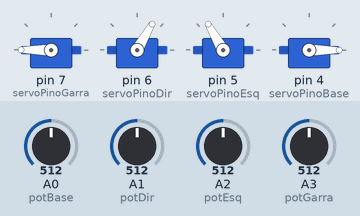
This sketch was run on a simulated Arduino Uno, built with avr-gcc and run on an emulated ATmega328P. Parts: 4 × servo. The inputs (shaded band) are chosen by the test bench; at power-on: A0 (potBase) = 512, A1 (potDir) = 512, A2 (potEsq) = 512, A3 (potGarra) = 512.

Above: at 1.2 s.
1.3 s: A0 (potBase) set to 618
2.8 s: A0 (potBase) set to 647
At 3.9 s:
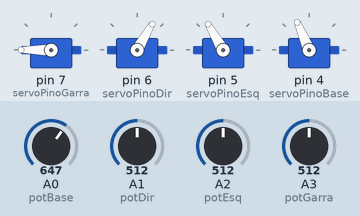
4.3 s: A1 (potDir) set to 716
At 5.1 s:
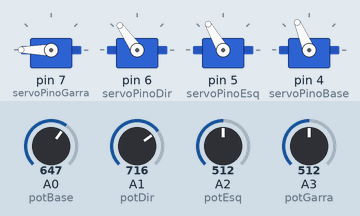
5.8 s: A2 (potEsq) set to 412
7.3 s: A2 (potEsq) set to 385
At 8.5 s:
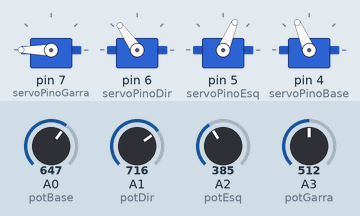
8.8 s: A1 (potDir) set to 816
10.3 s: A1 (potDir) set to 840
At 10.7 s:
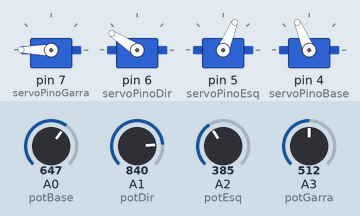
Timing chart, 0 to 12.8 s (numbered marks = the images above; inputs shaded):
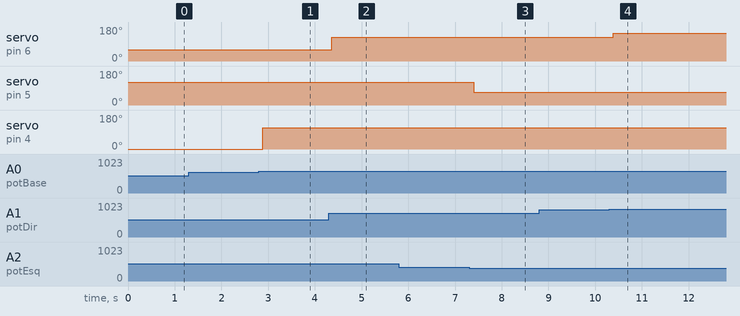

The sketch:

braco_robotico.ino
```cpp
#include <Servo.h>

int tolerancia = 20;

const uint8_t servoPinoGarra = 7;
const uint8_t servoPinoDir = 6;
const uint8_t servoPinoEsq = 5;
const uint8_t servoPinoBase = 4;

const uint8_t potGarra = A3;
const uint8_t potEsq = A2;
const uint8_t potDir = A1;
const uint8_t potBase = A0;

int lastPotGarra;
int lastPotEsq;
int lastPotDir;
int lastPotBase;

Servo servoGarra, servoDir, servoEsq, servoBase;

void setup() {
  // put your setup code here, to run once:
  Serial.begin(9600);

  pinMode(potGarra, INPUT);
  pinMode(potEsq, INPUT);
  pinMode(potDir, INPUT);
  pinMode(potBase, INPUT);

  servoGarra.attach(servoPinoGarra);
  servoDir.attach(servoPinoDir);
  servoEsq.attach(servoPinoEsq);
  servoBase.attach(servoPinoBase);

  servoGarra.write(180);
  servoDir.write(60);
  servoEsq.write(120);
  servoBase.write(0);

  lastPotGarra = map(analogRead(potGarra), 0, 1023, 180, 150);
  lastPotEsq = map(analogRead(potEsq), 0, 1023, 0, 180);
  lastPotDir = map(analogRead(potDir), 0, 1023, 0, 180);
  lastPotBase = map(analogRead(potBase), 0, 1023, 0, 180);

//  while(1);
}

void loop() {
  // put your main code here, to run repeatedly:

  int potGarraValor = map(analogRead(potGarra), 0, 1023, 180, 150);
  int potEsqValor = map(analogRead(potEsq), 0, 1023, 0, 180);
  int potDirValor = map(analogRead(potDir), 0, 1023, 0, 180);
  int potBaseValor = map(analogRead(potBase), 0, 1023, 0, 180);

//  Serial.print("garra: ");
//  Serial.print(potGarraValor);
//  Serial.print("  esq: ");
//  Serial.print(potEsqValor);
//  Serial.print("  dir: ");
//  Serial.print(potDirValor);
//  Serial.print("  base: ");
//  Serial.println(potBaseValor);
  delay(50);

  if(abs(lastPotGarra - potGarraValor) > tolerancia)
  {
    servoGarra.attach(servoPinoGarra);
    servoGarra.write(potGarraValor);
    lastPotGarra = potGarraValor;
  }
  else if(abs(lastPotDir - potDirValor) > tolerancia)
  {
    servoDir.attach(servoPinoDir);
    servoDir.write(potDirValor);
    lastPotDir = potDirValor;
  }
  else if(abs(lastPotEsq - potEsqValor) > tolerancia)
  {
    servoEsq.attach(servoPinoEsq);
    servoEsq.write(potEsqValor);
    lastPotEsq = potEsqValor;
  }
  else if(abs(lastPotBase - potBaseValor) > tolerancia)
  {
    servoBase.attach(servoPinoBase);
    servoBase.write(potBaseValor);
    lastPotBase = potBaseValor;
  }
}
```

Measured:
- the behaviour switches between 630 and 631 on A0 (potBase) (found by bisection; images 0 and 1)
- the behaviour switches between 398 and 397 on A2 (potEsq) (found by bisection; images 2 and 3)
- the behaviour switches between 829 and 830 on A1 (potDir) (found by bisection; images 3 and 4)
- after the input at 1.3 s, every drawn part: stays the same
- after the input at 2.8 s, servo on pin 4 (servoPinoBase): 0° → 113° after 0.09 s
- after the input at 4.3 s, servo on pin 6 (servoPinoDir): 60° → 125° after 0.06 s
- after the input at 5.8 s, every drawn part: stays the same
- after the input at 7.3 s, servo on pin 5 (servoPinoEsq): 120° → 67° after 0.10 s
- after the input at 8.8 s, every drawn part: stays the same
- after the input at 10.3 s, servo on pin 6 (servoPinoDir): 125° → 147° after 0.08 s
